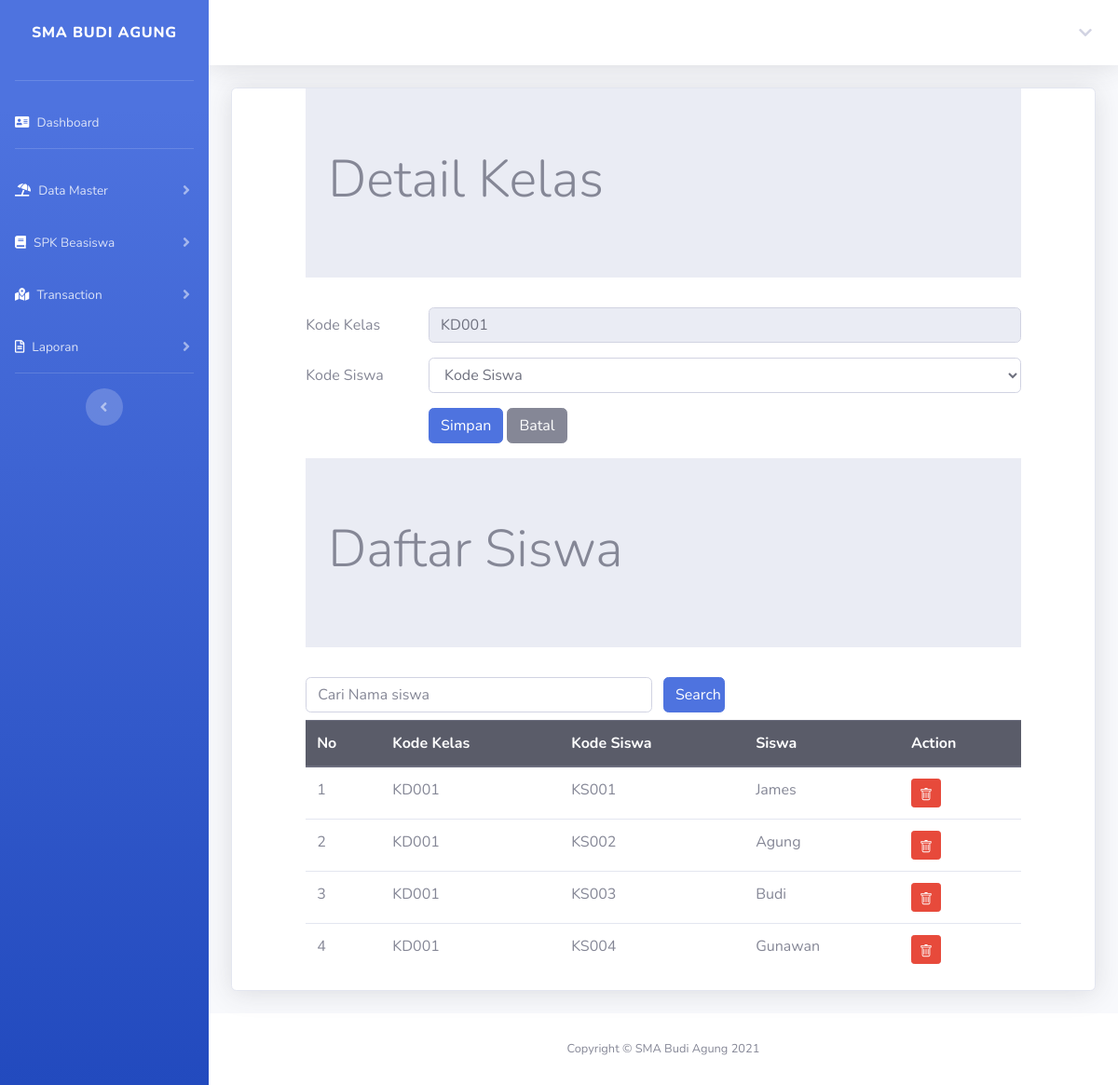
Screenshot of /kelasdetailinput.php?ubah=KD001 (signed in) with the database file from the repository.
### tables this page shows
CREATE TABLE `kelasdetail` (
  `id` int(11) NOT NULL,
  `kode_kelas` varchar(100) NOT NULL,
  `kode_siswa` varchar(100) NOT NULL
);

CREATE TABLE `siswa` (
  `id` int(11) NOT NULL,
  `kode_siswa` varchar(10) NOT NULL,
  `nama_siswa` varchar(100) NOT NULL,
  `notelp_siswa` varchar(20) NOT NULL,
  `alamat_siswa` varchar(100) NOT NULL,
  `email_siswa` varchar(100) NOT NULL
);

### kelasdetailinput.php (the view, shortened to what this page needs)
<!DOCTYPE html>
<?php
include "includes/config.php";
?>
<html lang="en">
<head>
    <link rel="stylesheet" type="text/css" href="css/bootstrap.min.css">
</head>
<?php include "header.php"; ?>
<div class="container-fluid">
    <div class="card shadow mb-4">
        <body>
            <div class="row">
                <div class="col-sm-1">
                </div>
                <div class="col-sm-10">
                    <div class="jumbotron jumbotron-fluid">
                        <div class="container">
                            <h1 class="display-4">Detail Kelas </h1>
                        </div>
                    </div>
                    <form method="POST">
                        <div class="form-group row">
                            <label for="kode_kelas" class="col-sm-2 col-form-label">Kode Kelas</label>
                            <div class="col-sm-10">
                                <input type="text" disabled value="<?php echo $_GET['ubah']; ?>" class="form-control" />
                            </div>
                        </div>
                        <div class="form-group row">
                            <label for="kode_siswa" class="col-sm-2 col-form-label">Kode Siswa</label>
                            <div class="col-sm-10">
                                <select name="inputkodesiswa" class="form-control" id="kodebarang">
                                    <option>Kode Siswa</option>
                                </select>
                            </div>
                        </div>
                        <div class="form-group row">
                            <div class="col-sm-2">
                            </div>
                            <div class="col-sm-10">
                                <input type="submit" class="btn btn-primary" value="Simpan" name="simpan">
                                <input type="button" class="btn btn-secondary" value="Batal" name="batal">
                            </div>
                        </div>
                    </form>
                </div>
            </div>
            <div class="row">
                <div class="col-sm-1"></div>
                <div class="col-sm-10">
                    <div class="jumbotron jumbotron-fluid">
                        <div class="container">
                            <h1 class="display-4">Daftar Siswa </h1>
                        </div>
                    </div>
                    <form method="POST">
                        <div class="form-group row mb-2">
                            <div class="col-sm-6">
                                <input type="text" name="search" class="form-control" id="search" value="<?php if (isset($_POST['search'])) {
                                                                                                                echo $_POST['search'];
                                                                                                            } ?>" placeholder="Cari Nama siswa">
                            </div>
                            <input type="submit" name="kirim" class="col-sm-1 btn btn-primary" value="Search">
                        </div>
                    </form>
                    <table class="table table success">
                        <thead class="thead-dark">
                            <tr>
                                <th>No</th>
                                <th>Kode Kelas</th>
                                <th>Kode Siswa</th>
                                <th>Siswa</th>
                                <th>Action</th>
                            </tr>
                        </thead>
                        <tbody>
                            <?php
                            if (isset($_POST["kirim"])) {
                                $search = $_POST['search'];
                                $query = mysqli_query($connection, "select * from kelasdetail join siswa on kelasdetail.kode_siswa = siswa.kode_siswa
where nama_siswa like '%" . $search . "%' and kode_kelas = '" . $_GET['ubah'] . "'");
                            } else {
                                $query = mysqli_query($connection, "select * from kelasdetail join siswa on kelasdetail.kode_siswa = siswa.kode_siswa where kode_kelas = '" . $_GET['ubah'] . "'");
                            }
                            $nomor = 1;
                            while ($row = mysqli_fetch_array($query)) { ?>
                                <tr>
                                    <td><?php echo $nomor; ?></td>
                                    <td><?php echo $row['kode_kelas']; ?></td>
                                    <td><?php echo $row['kode_siswa']; ?></td>
                                    <td><?php echo $row['nama_siswa']; ?></td>
                                    <td>
                                        <a href="kelasdetailhapus.php?hapus=<?php echo $row['kode_kelas'] ?>&hapus2=<?php echo $row['kode_siswa']; ?>" class="btn btn-danger btn-sm" title="Delete">
                                        </a>
                                    </td>
                                </tr>
                                <?php $nomor = $nomor + 1; ?>
                            <?php } ?>
                        </tbody>
                    </table>
                </div>
        </body>
    </div>
</div>
<?php include "footer.php"; ?>
</html>

### rows the page displays
kelasdetail: kode_kelas "KD001", siswa.kode_siswa "KS001", siswa.nama_siswa "James"
kelasdetail: kode_kelas "KD001", siswa.kode_siswa "KS002", siswa.nama_siswa "Agung"
kelasdetail: kode_kelas "KD001", siswa.kode_siswa "KS003", siswa.nama_siswa "Budi"
kelasdetail: kode_kelas "KD001", siswa.kode_siswa "KS004", siswa.nama_siswa "Gunawan"
